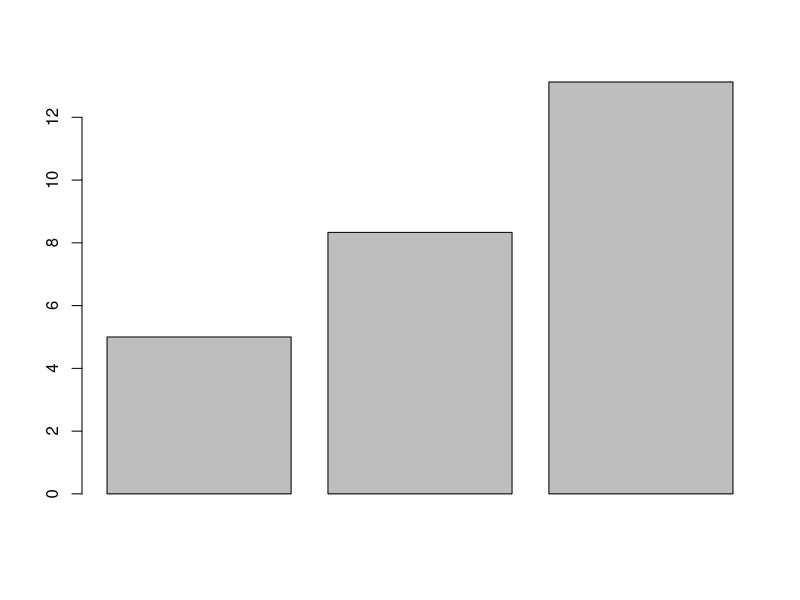
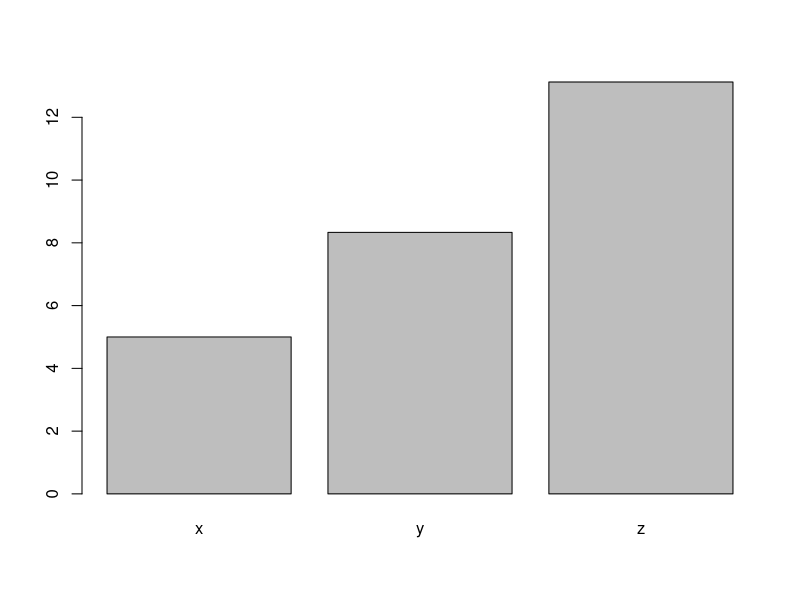
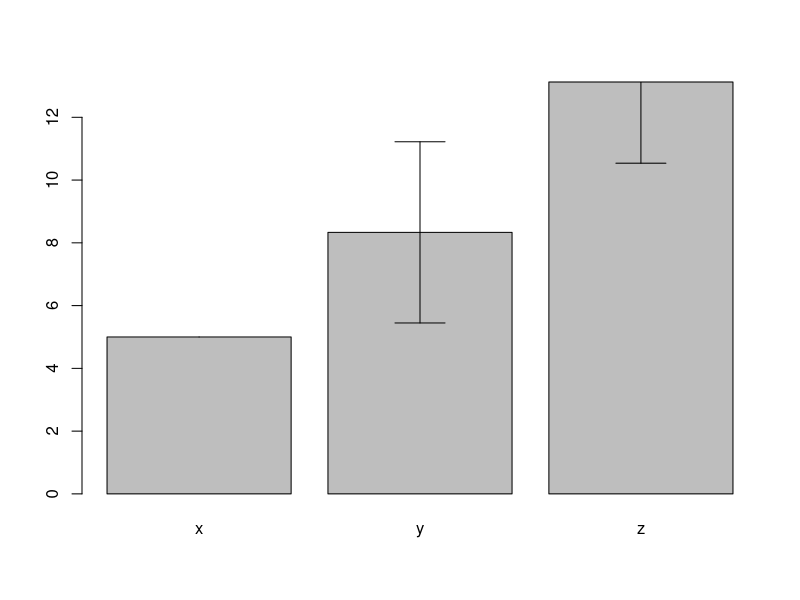
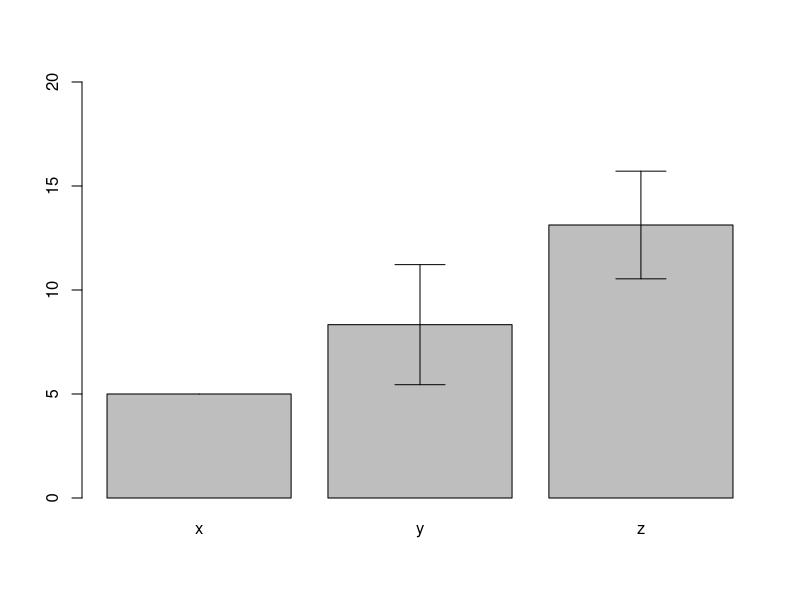
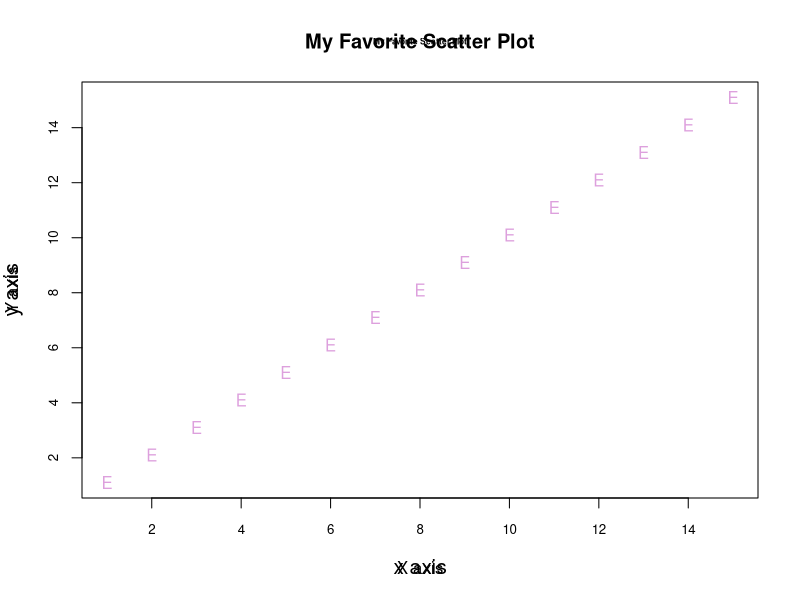

Write the R code that produced these figures, in order.
# With the data frame you created last week you will:

# Create a barplot for one numeric column, grouped by the character vector with 3 unique values
  # Add error bars with mean and standard deviation to the plot
  # Change the x and y labels and add a title
  # Export the plot as a PDF that is 4 inches wide and 7 inches tall. #forgot a title and the width/height are backward.

# Create a scatter plot between two of your numeric columns.
  # Change the point shape and color to something NOT used in the example.
  # Change the x and y labels and add a title
  # Export the plot as a JPEG by using the "Export" button in the plotting pane.

# Upload both plots with the script used to create them to GitHub.
  # Follow the same file naming format as last week for the script.
  # Name plots as Lastname_barplot or Lastname_scatterplot. Save them to your "plots" folder.
unique.num <- c(1,2,3,4,5,6,7,8,9,10,11,12,13,14,15)
dec.num <- c(1.1,2.1,3.1,4.1,5.1,6.1,7.1,8.1,9.1,10.1,11.1,12.1,13.1,14.1,15.1)
unique.char<- c('a','b','c','d','e','f','g','h','i','j','k','l','m','n','o')
group.char <- c('x','x','x','x','y','y','y','z','z','z','z','z','z','z','z')
rep.num <- c(5,5,5,5,5,10,10,10,10,10,15,15,15,15,15)
df <- as.data.frame(cbind(unique.char,group.char,unique.num,rep.num,dec.num))
df$uniqu.num <- as.numeric(as.character(df$unique.num))
df$rep.num <- as.numeric(as.character(df$rep.num))
df <- as.data.frame(cbind(unique.char,group.char,unique.num,rep.num,dec.num))
df$unique.num <- as.numeric(as.character(df$unique.num))
df$rep.num <- as.numeric(as.character(df$rep.num))
df$dec.num <- as.numeric(as.character(df$dec.num))
df.mean <- aggregate(df$rep.num ~df$group.char, FUN = "mean")
colnames(df.mean) <- c("Factor","Mean")
barplot(df.mean$Mean)
barplot(df.mean$Mean, names.arg = df.mean$Factor)
df.sd <- aggregate(df$rep.num ~df$group.char, FUN = "sd")
colnames(df.sd) <- c("Factor","StanDev")
b.plot <- barplot(df.mean$Mean, names.arg = df.mean$Factor)
arrows(b.plot, df.mean$Mean-df.sd$StanDev,
       b.plot, df.mean$Mean+df.sd$StanDev,angle=90,code=3)
b.plot <- barplot(df.mean$Mean, names.arg = df.mean$Factor, ylim = c(0,20))
arrows(b.plot, df.mean$Mean-df.sd$StanDev,
       b.plot, df.mean$Mean+df.sd$StanDev,angle=90,code=3)
plot(df$dec.num ~ df$unique.num, xlab = "x axis", ylab = "y axis", main = "My Favorite Scatter Plot", 
     cex.axis=0.8, cex.main = 0.5, cex.lab = 1.25, pch=69, col = "plum")
title(xlab = "X axis", ylab = "Y axis")
title(main = "My Favorite Scatter Plot")
setwd("C:/GitHub/wakaflokafluck/plots")
pdf( file = "MyFavoritePlot.pdf", width = 4, height = 7)
